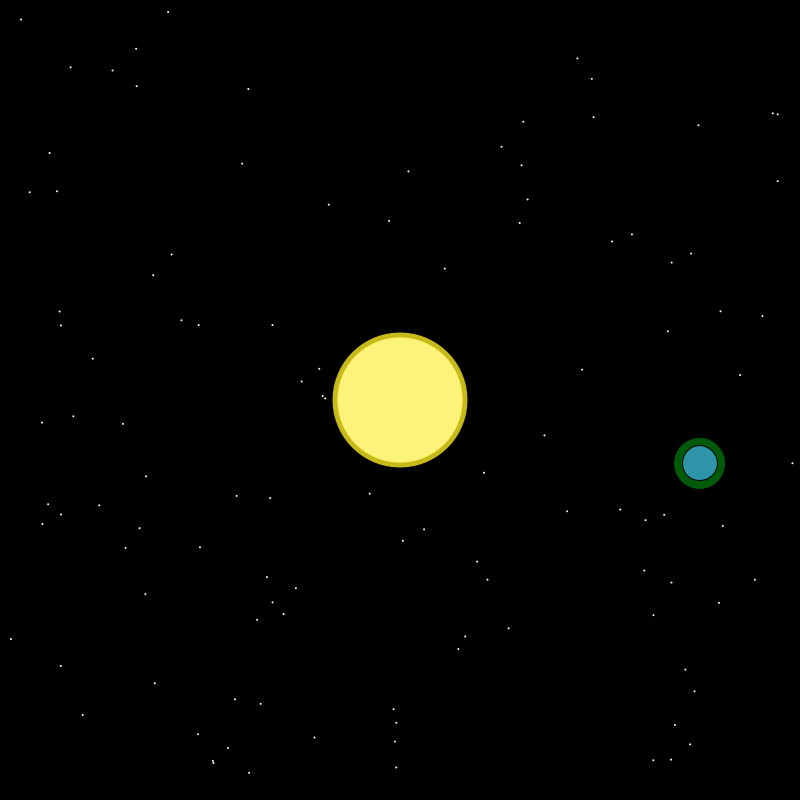
Frame 1 (no input)
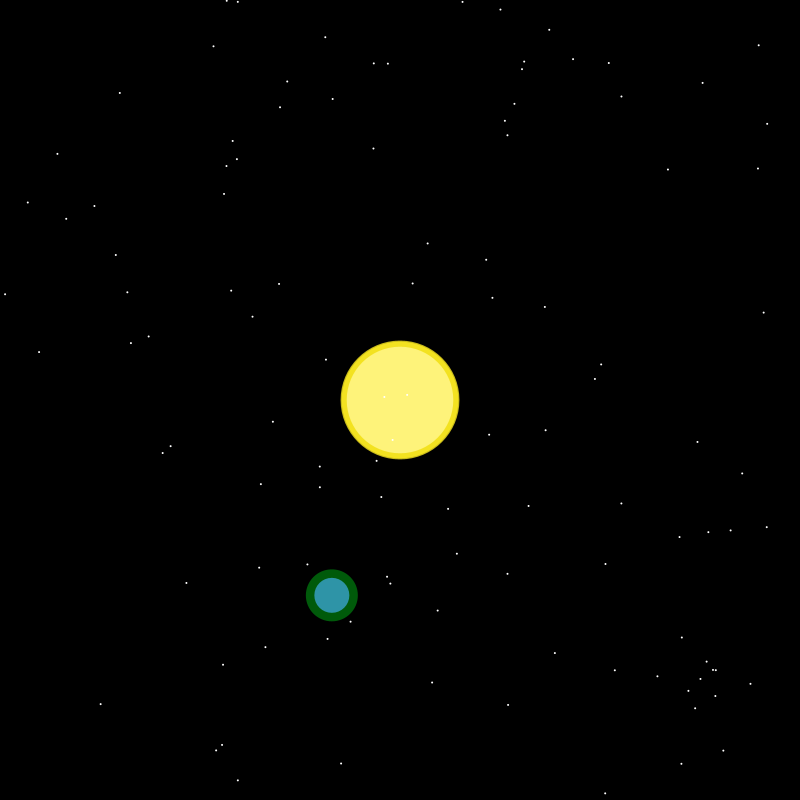
Frame 60 (the mouse pressed at the canvas centre just before this capture)
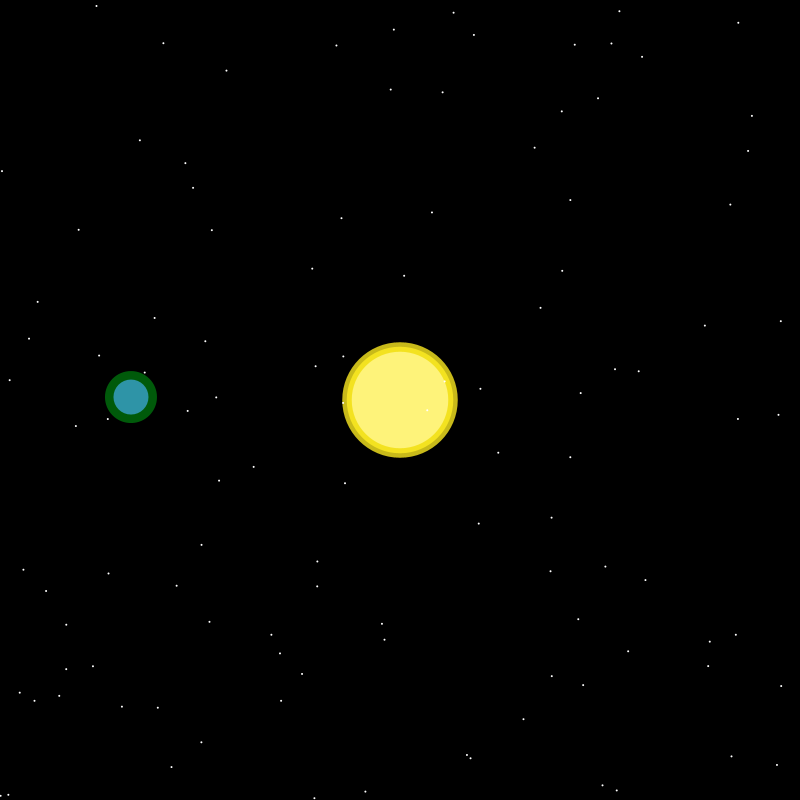
Frame 120 (the mouse held since frame 60 and released just before this capture)

The Processing sketch that drew these frames (run headless with seeded random() and noise(); from frame 60 on, the mouse is pressed at the canvas centre):

// Processing sketch: A4R2_thevisualizationpiece
// ── A4R2_thevisualizationpiece.pde
int numStars = 110;

int[] sizes;
PVector[] circles;

void setup() {
  size(800, 800);
  frameRate(60);
}

void draw() {
  background(0);

  sizes = new int[numStars];
  circles = new PVector[numStars];

  for (int i = 0; i < numStars; i++) {
    sizes[i] = (int)random(2, 3);
    circles[i] = new PVector( random(width), random(height) );
  }

  // DRAWING THE SUN + THE EARTH ORBITING THE SUN
  fill(#005A0A);
  circle(400 + cos(frameCount*0.03)*300, 459 + sin(frameCount*0.03)*140, 52);
  resetMatrix();

  fill(#2E94A7);
  circle(400 + cos(frameCount*0.03)*300, 459 + sin(frameCount*0.03)*140, 35);
  resetMatrix();

  fill(#FFED21, 200);
  noStroke();
  circle(width/2, height/2, 120 + cos(frameCount*0.03)*5);
  circle(width/2, height/2, 120 + cos(frameCount*0.03)*15);

  fill(#FFF586, 225);
  circle(width/2, height/2, 110 + cos(frameCount*0.03)*15);
  resetMatrix();


  // ROTATING STARS BEING DRAWN
  for (int i = 0; i < numStars; i++) {
    fill(255);
    circle(circles[i].x + cos(frameCount*-0.03)*5, circles[i].y + sin(frameCount*-0.03)*5, sizes[i]);
  }
}
